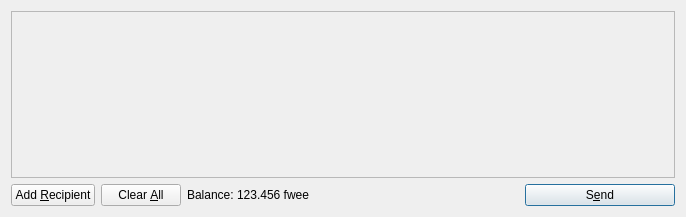
<?xml version="1.0" encoding="UTF-8"?>
<ui version="4.0">
 <class>SendCoinsDialog</class>
 <widget class="QDialog" name="SendCoinsDialog">
  <property name="geometry">
   <rect>
    <x>0</x>
    <y>0</y>
    <width>686</width>
    <height>217</height>
   </rect>
  </property>
  <property name="windowTitle">
   <string>Send Coins</string>
  </property>
  <layout class="QVBoxLayout" name="verticalLayout">
   <item>
    <widget class="QScrollArea" name="scrollArea">
     <property name="widgetResizable">
      <bool>true</bool>
     </property>
     <widget class="QWidget" name="scrollAreaWidgetContents">
      <property name="geometry">
       <rect>
        <x>0</x>
        <y>0</y>
        <width>666</width>
        <height>165</height>
       </rect>
      </property>
      <layout class="QVBoxLayout" name="verticalLayout_2">
       <property name="margin">
        <number>0</number>
       </property>
       <item>
        <layout class="QVBoxLayout" name="entries">
         <property name="spacing">
          <number>6</number>
         </property>
        </layout>
       </item>
       <item>
        <spacer name="verticalSpacer">
         <property name="orientation">
          <enum>Qt::Vertical</enum>
         </property>
         <property name="sizeHint" stdset="0">
          <size>
           <width>20</width>
           <height>40</height>
          </size>
         </property>
        </spacer>
       </item>
      </layout>
     </widget>
    </widget>
   </item>
   <item>
    <layout class="QHBoxLayout" name="horizontalLayout">
     <item>
      <widget class="QPushButton" name="addButton">
       <property name="toolTip">
        <string>Send to multiple recipients at once</string>
       </property>
       <property name="text">
        <string>Add &amp;Recipient</string>
       </property>
       <property name="icon">
        <iconset resource="../bitcoin.qrc">
         <normaloff>:/icons/add</normaloff>:/icons/add</iconset>
       </property>
       <property name="autoDefault">
        <bool>false</bool>
       </property>
      </widget>
     </item>
     <item>
      <widget class="QPushButton" name="clearButton">
       <property name="sizePolicy">
        <sizepolicy hsizetype="Minimum" vsizetype="Fixed">
         <horstretch>0</horstretch>
         <verstretch>0</verstretch>
        </sizepolicy>
       </property>
       <property name="toolTip">
        <string>Remove all transaction fields</string>
       </property>
       <property name="text">
        <string>Clear &amp;All</string>
       </property>
       <property name="icon">
        <iconset resource="../bitcoin.qrc">
         <normaloff>:/icons/remove</normaloff>:/icons/remove</iconset>
       </property>
       <property name="autoRepeatDelay">
        <number>300</number>
       </property>
       <property name="autoDefault">
        <bool>false</bool>
       </property>
      </widget>
     </item>
     <item>
      <layout class="QHBoxLayout" name="horizontalLayout_2">
       <property name="spacing">
        <number>3</number>
       </property>
       <item>
        <widget class="QLabel" name="label">
         <property name="text">
          <string>Balance:</string>
         </property>
        </widget>
       </item>
       <item>
        <widget class="QLabel" name="labelBalance">
         <property name="cursor">
          <cursorShape>IBeamCursor</cursorShape>
         </property>
         <property name="text">
          <string>123.456 fwee</string>
         </property>
         <property name="textInteractionFlags">
          <set>Qt::LinksAccessibleByMouse|Qt::TextSelectableByKeyboard|Qt::TextSelectableByMouse</set>
         </property>
        </widget>
       </item>
      </layout>
     </item>
     <item>
      <spacer name="horizontalSpacer">
       <property name="orientation">
        <enum>Qt::Horizontal</enum>
       </property>
       <property name="sizeHint" stdset="0">
        <size>
         <width>40</width>
         <height>20</height>
        </size>
       </property>
      </spacer>
     </item>
     <item>
      <widget class="QPushButton" name="sendButton">
       <property name="minimumSize">
        <size>
         <width>150</width>
         <height>0</height>
        </size>
       </property>
       <property name="toolTip">
        <string>Confirm the send action</string>
       </property>
       <property name="text">
        <string>S&amp;end</string>
       </property>
       <property name="icon">
        <iconset resource="../bitcoin.qrc">
         <normaloff>:/icons/send</normaloff>:/icons/send</iconset>
       </property>
       <property name="default">
        <bool>true</bool>
       </property>
      </widget>
     </item>
    </layout>
   </item>
  </layout>
 </widget>
 <resources>
  <include location="../bitcoin.qrc"/>
 </resources>
 <connections/>
</ui>
